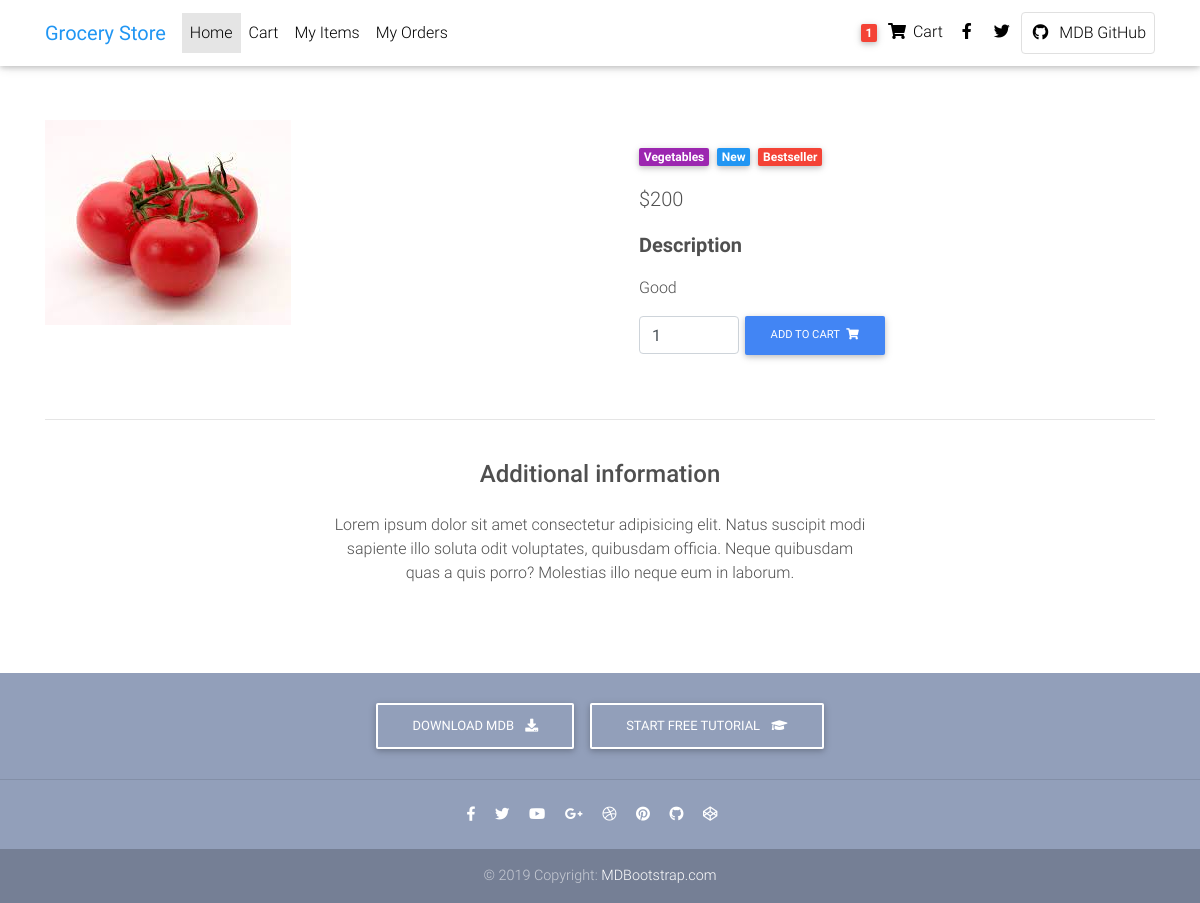
/product/16/ (signed in), run on an earlier commit of the app's database.
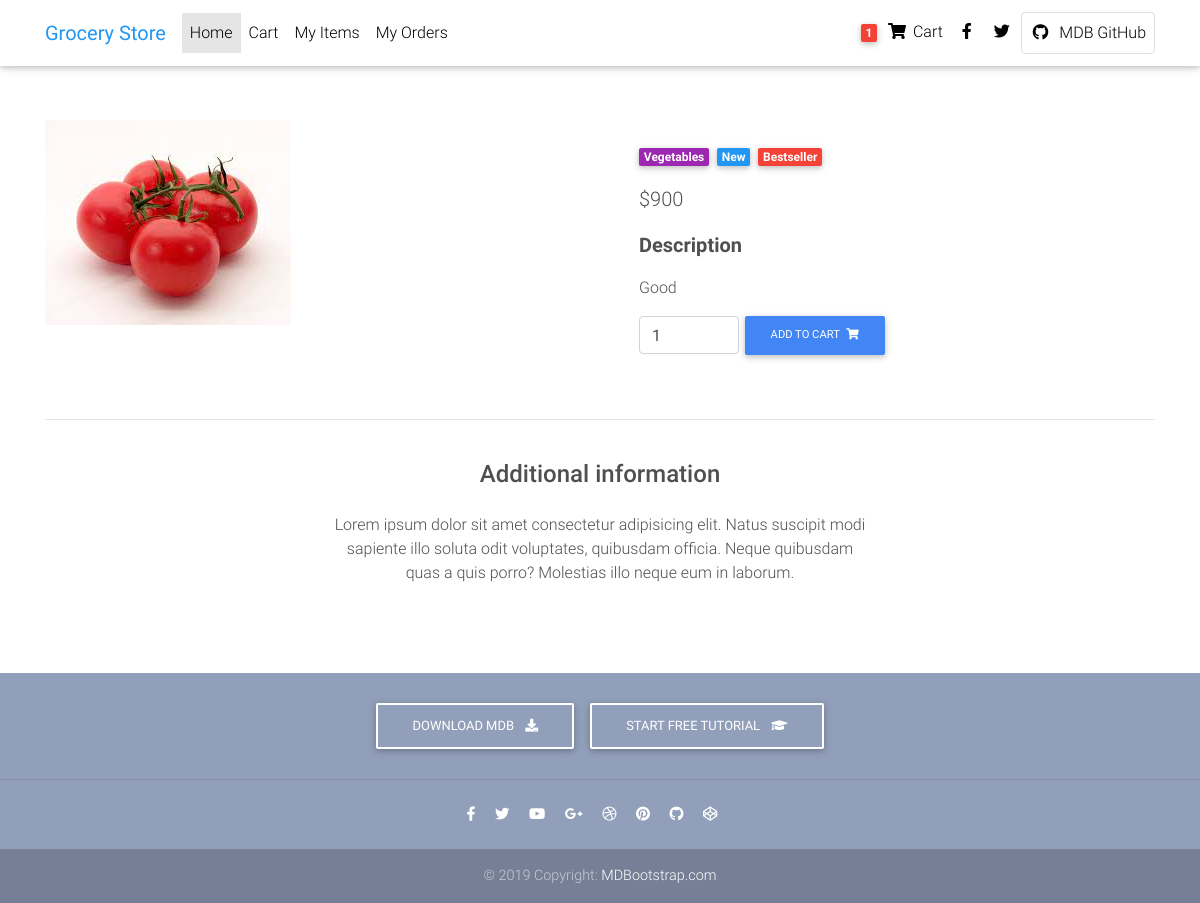
And on a later commit of the database.
### Base/models/product.py (models this page shows, shortened)
class Product(models.Model):
    title = models.CharField(max_length=250)
    description = models.TextField(max_length=250, blank=True, null=True)
    image = models.ImageField(upload_to='uploads/products/')
    price = models.IntegerField(default=0)
    created = models.DateTimeField(auto_now_add=True)
    category = models.ForeignKey(Categorie, on_delete=models.CASCADE, default=1)
    quantity = models.IntegerField(default=1)
    user = models.ForeignKey(User, on_delete=models.CASCADE, blank=True, null=True)
    class Meta:
        ordering = ['created']

### Base/models/categorie.py (models this page shows)
class Categorie(models.Model):
    title=models.CharField(max_length=250)
    def __str__(self):
        return self.title

### Base/views/productdetail.py (the view)
# urls.py: path('product/<int:pk>/',ProductDetail.as_view(),name='product'),
class ProductDetail(LoginRequiredMixin, DetailView):
    model = Product
    context_object_name = 'product'
    template_name = 'base/product_detail.html'

### Base/templates/Base/product_detail.html (shortened to what the changed rows need)
{% load static %}
{% load crispy_forms_tags %}
{% load widget_tweaks %}
<!DOCTYPE html>
<html lang="en">
<head>
  <link rel="stylesheet" href="https://use.fontawesome.com/releases/v5.11.2/css/all.css">
  <link href="{%static 'Product_detail/css/bootstrap.min.css' %}" rel="stylesheet">
  <link href="{%static 'Product_detail/css/mdb.min.css' %}" rel="stylesheet">
  <link href="{%static 'Product_detail/css/style.min.css' %}" rel="stylesheet">
</head>
<body>
  <main class="mt-5 pt-4">
    <div class="container dark-grey-text mt-5">
      <div class="row wow fadeIn">
        <div class="col-md-6 mb-4">
          <img src="{{product.image.url}}" class="img-fluid" alt="">
        </div>
        <div class="col-md-6 mb-4">
          <div class="p-4">
            <div class="mb-3">
              <a href="">
                <span class="badge purple mr-1">{{product.category}}</span>
              </a>
              <a href="">
              </a>
              <a href="">
              </a>
            </div>
            <p class="lead">
              <span>${{product.price}}</span>
            </p>
            <p class="lead font-weight-bold">Description</p>
            <p>{{product.description}}</p>
            <form class="d-flex justify-content-left">
              <input type="number" value="1" aria-label="Search" class="form-control" style="width: 100px">
              <button class="btn btn-primary btn-md my-0 p" type="submit">Add to cart
              </button>
            </form>
          </div>
        </div>
      </div>
    </div>
  </main>
</body>
</html>

What changed in the data, as far as the page shows it:
changed Product "Good": price "200" → "900"
